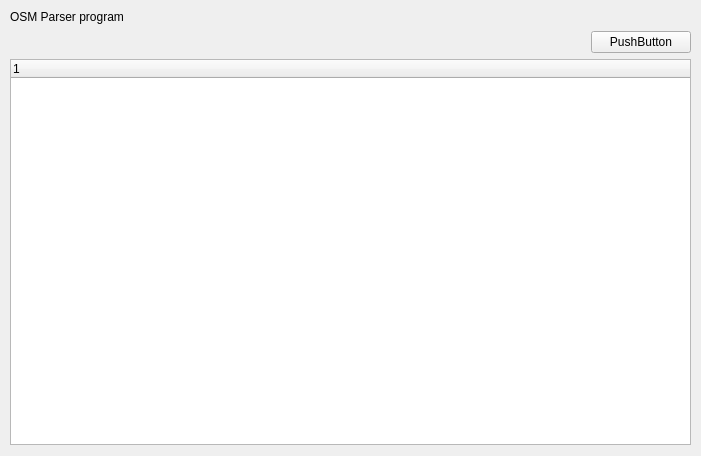
<?xml version="1.0" encoding="UTF-8"?>
<ui version="4.0">
 <class>Widget</class>
 <widget class="QWidget" name="Widget">
  <property name="geometry">
   <rect>
    <x>0</x>
    <y>0</y>
    <width>701</width>
    <height>456</height>
   </rect>
  </property>
  <property name="windowTitle">
   <string>Widget</string>
  </property>
  <property name="layoutDirection">
   <enum>Qt::LeftToRight</enum>
  </property>
  <layout class="QVBoxLayout" name="verticalLayout">
   <property name="spacing">
    <number>7</number>
   </property>
   <property name="leftMargin">
    <number>10</number>
   </property>
   <property name="topMargin">
    <number>10</number>
   </property>
   <property name="rightMargin">
    <number>10</number>
   </property>
   <item>
    <widget class="QLabel" name="label_2">
     <property name="text">
      <string>OSM Parser program</string>
     </property>
    </widget>
   </item>
   <item>
    <layout class="QVBoxLayout" name="verticalLayout_2">
     <item>
      <layout class="QHBoxLayout" name="horizontalLayout">
       <item>
        <widget class="QLabel" name="label">
         <property name="text">
          <string/>
         </property>
        </widget>
       </item>
       <item>
        <widget class="QPushButton" name="pushBrowse">
         <property name="maximumSize">
          <size>
           <width>100</width>
           <height>16777215</height>
          </size>
         </property>
         <property name="text">
          <string>PushButton</string>
         </property>
        </widget>
       </item>
      </layout>
     </item>
     <item>
      <widget class="QTreeWidget" name="treeWidget">
       <column>
        <property name="text">
         <string notr="true">1</string>
        </property>
       </column>
      </widget>
     </item>
    </layout>
   </item>
  </layout>
 </widget>
 <layoutdefault spacing="6" margin="11"/>
 <resources/>
 <connections/>
</ui>
